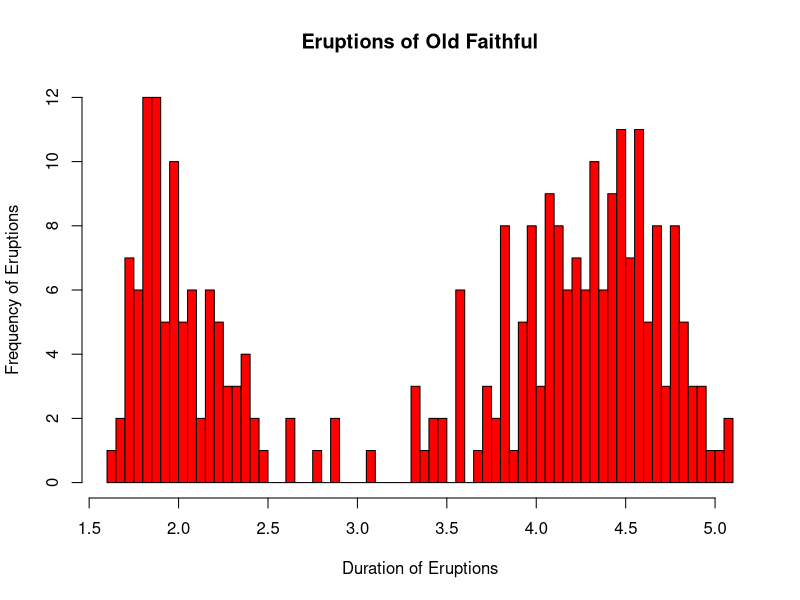
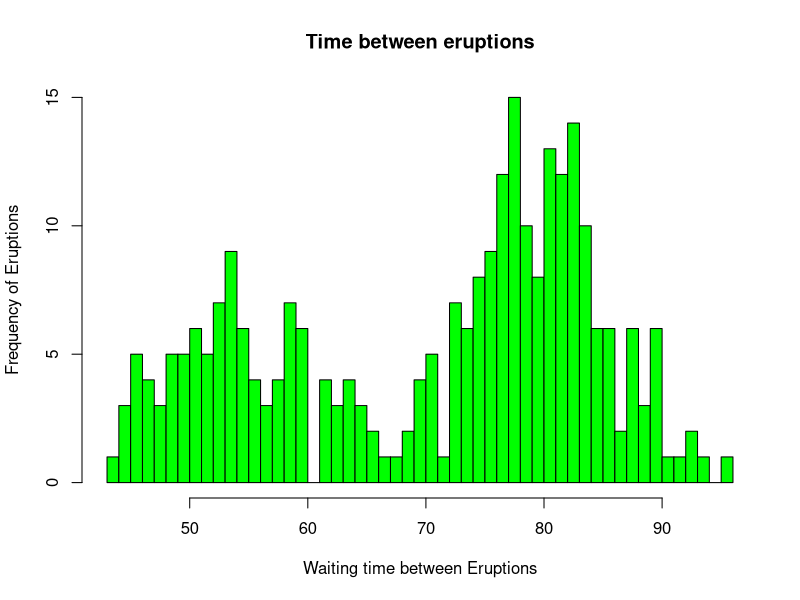
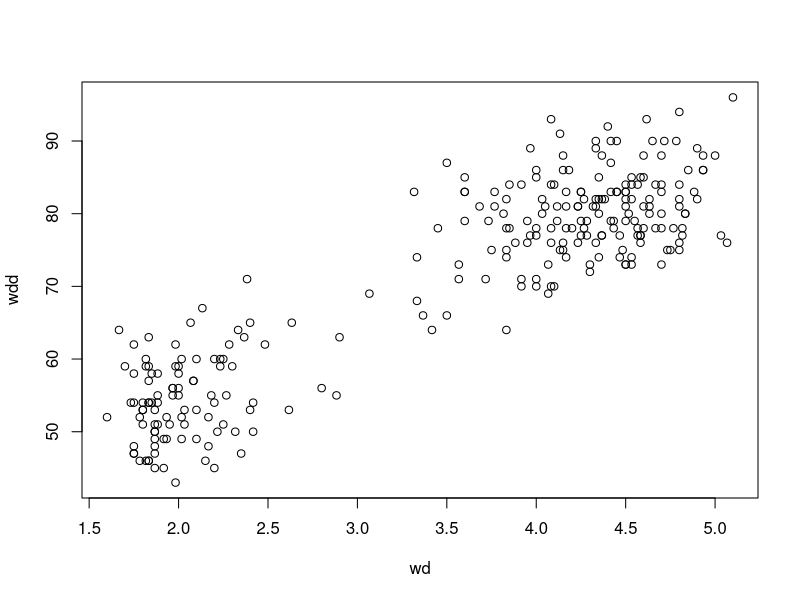
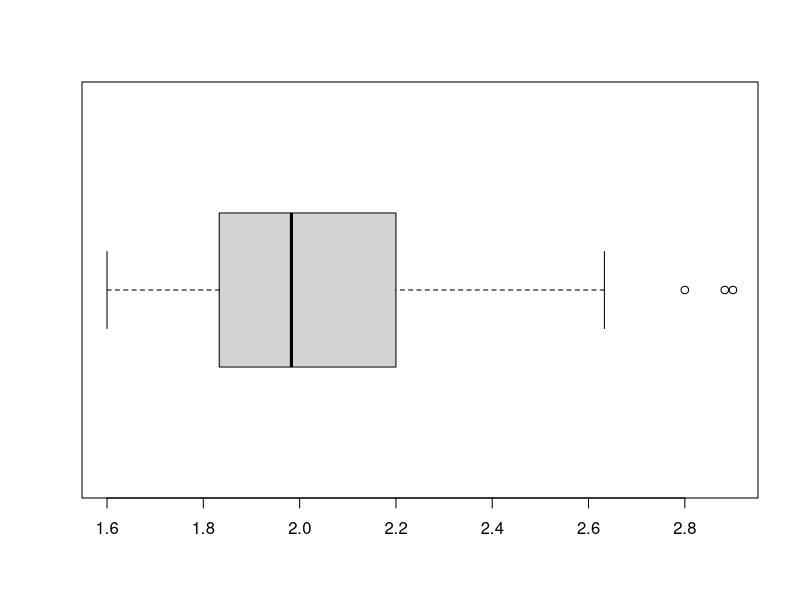
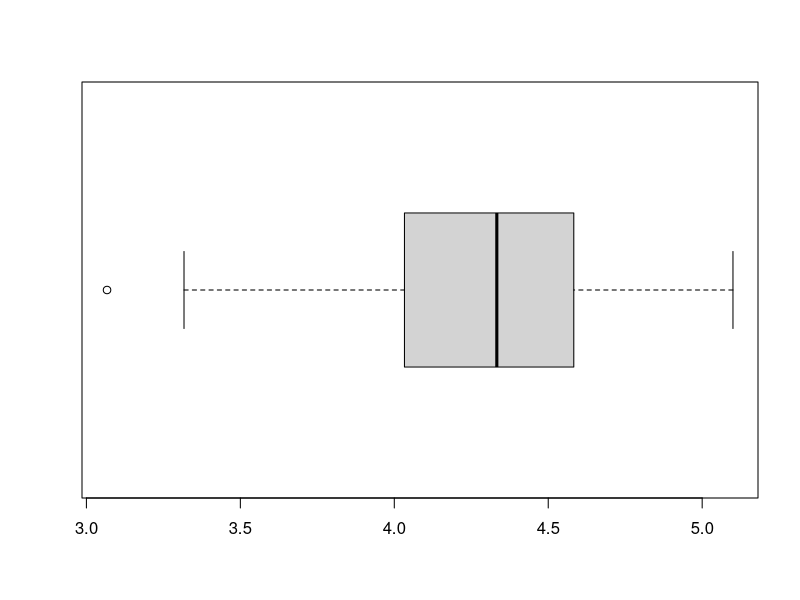

Generate these figures, in order, with R:
## ---- chunk 1
knitr::opts_chunk$set(echo = TRUE)
## ---- chunk 2

data("faithful")
head(faithful, n = 3)
wd <- (faithful$eruptions)

hist(wd, breaks = 50, xlab = "Duration of Eruptions", ylab = "Frequency of Eruptions", col = "red", main = "Eruptions of Old Faithful")

summary(faithful$eruptions)
## ---- chunk 3

wdd <- (faithful$waiting)

hist(wdd, breaks = 50, xlab = "Waiting time between Eruptions", ylab = "Frequency of Eruptions", col = "green", main = "Time between eruptions")
## ---- chunk 4

plot(wd,wdd)
wd2 <- subset(wd, wd < 3)
wd3 <- subset(wd, wd >= 3)

boxplot(wd2, horizontal = TRUE)
boxplot(wd3, horizontal = TRUE)
## ---- chunk 5

summary(wd2)
summary(wd3)
